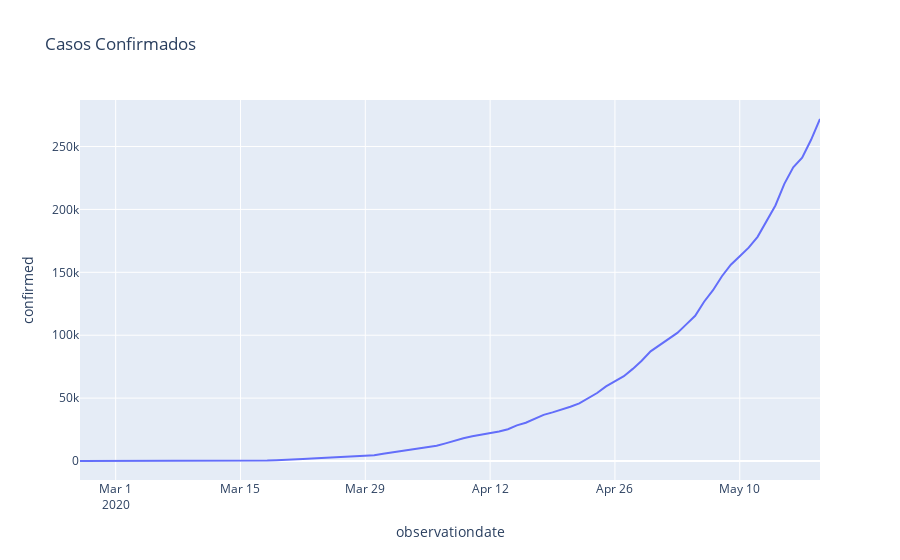

Notebook code cell kept with this figure:
### Markdown cell above
### IMPRIMINDO UM GRAFICO DE CRESCIMENTO DOS CASOS CONFIRMADOS

### Code cell
# USANDO A BIBLIOTECA PLOTLY.EXPRESS PARA PLOTAR UM GRAFICO DE LINHA
#       NOME VAR, COLUNA EIXO X    , COLUNA EIXO Y
px.line(df_brasil,"observationdate","confirmed",title="Casos Confirmados")
